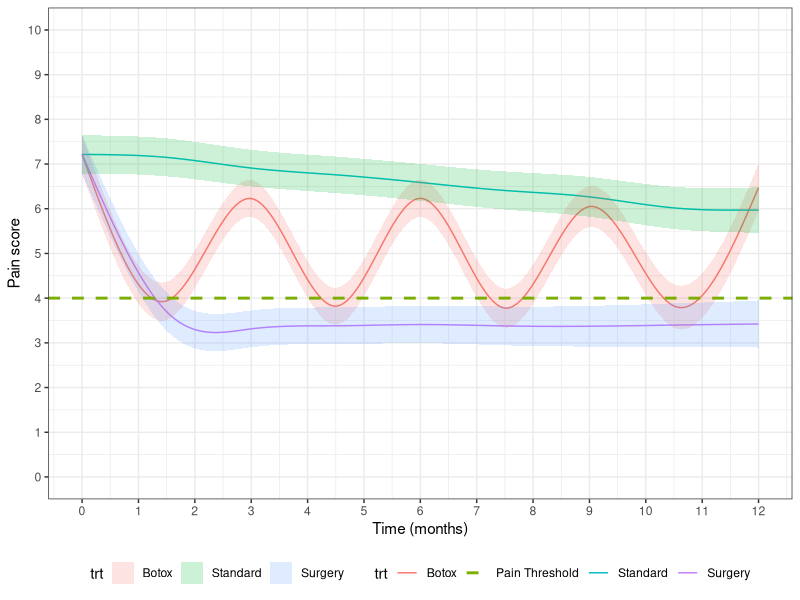
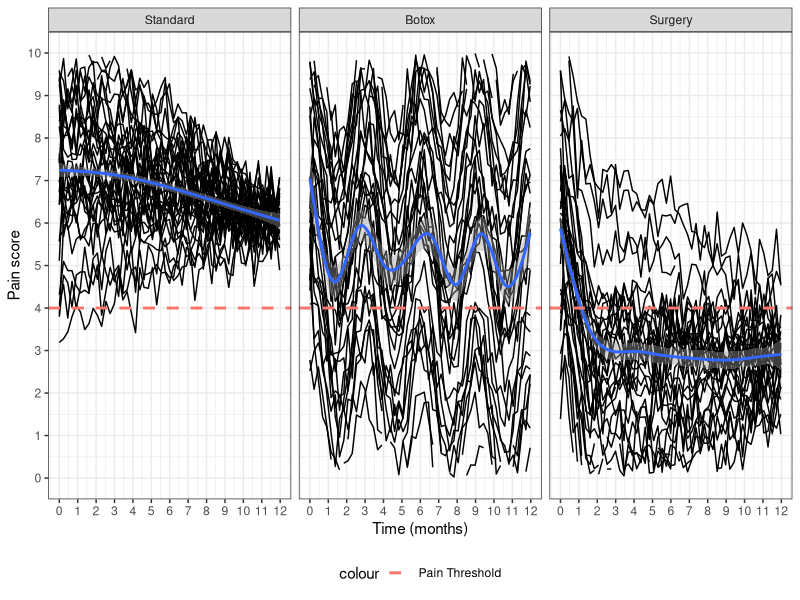

These figures' R source, in order:
##################
# Power calculation for Thijs. 
# Primary outcome: proportion of time in one year in which average pain is below a certain threshold 
##################

library(nlme)
library(MASS)
library(splines)
library(ggplot2)

#Total number of patients (keep it 1000)
n = 100

#Maximum follow-up time
max_followup_time = 1

#How much proportion of patients will drop out over follow-up
dropout_prop = 0.2

#On average how many years into the study will patients start dropping out.
dropout_start_time = 0.25

#What are the three treatments
treatments = c("Standard", "Botox", "Surgery")

#Leave this function as it is
effectPlotData <- function (object, newdata, orig_data) {
  form <- formula(object)
  namesVars <- all.vars(form)
  betas <- if (!inherits(object, "lme")) coef(object) else fixef(object)
  V <- if (inherits(object, "geeglm")) object$geese$vbeta else vcov(object)
  orig_data <- orig_data[complete.cases(orig_data[namesVars]), ]
  Terms <- delete.response(terms(form))
  mfX <- model.frame(Terms, data = orig_data)
  Terms_new <- attr(mfX, "terms")
  mfX_new <- model.frame(Terms_new, newdata, xlev = .getXlevels(Terms, mfX))
  X <- model.matrix(Terms_new, mfX_new)
  pred <- c(X %*% betas)
  ses <- sqrt(diag(X %*% V %*% t(X)))
  newdata$pred <- pred
  newdata$low <- pred - 1.96 * ses
  newdata$upp <- pred + 1.96 * ses
  newdata
}

# Per day patient may have headaches many times
# We will do analysis of average pain score per week. 
# This is to make sure of any autocorrelation (patients repeating same data for multiple days) 
# in reported results by patients is taken care of.

#First assumption: pain score of a patient per day and per week is normally distributed
#Following parameters are for the pain score per day.

# Standard deviation of pain score fluctuation when a patient reports it, assuming pain score fluctuates as per normal distribution
sd_ps_fluc = 1

#Average pain score just before any treatment, and after one year in: standard treatment, after botox and after surgery 
avg_ps_t0 = 7.25
avg_ps_t1_std = 6.01
avg_ps_t1_botox = 7
avg_ps_t6weeks_surg = 3.5
avg_ps_t1_surg = 3.31

#This parameter is the time (in years) for which botox effect remains: 3 months = 3/12 years
timeBotoxEffectLasts = 3/12

#This parameter is the average of the maximum pain reduction possible with botox.
maxBotoxPainReduction = 2.6

#Do not change this function. 
botoxCurveOverTime = function(time){
  0.5 * (maxBotoxPainReduction * cos(time * 2*pi/timeBotoxEffectLasts) - maxBotoxPainReduction)
}

#What is the pain threshold below which you want to check the proportion
pain_threshold = 4

beta_0 = avg_ps_t0
beta_time_std = (avg_ps_t1_std - avg_ps_t0)/max_followup_time
beta_time_botox = (avg_ps_t1_botox - avg_ps_t0)/max_followup_time - beta_time_std
beta_time_surg = (avg_ps_t1_surg - avg_ps_t0)/max_followup_time - beta_time_std

betas = c(beta_0, beta_time_std, beta_time_botox, beta_time_surg)

#How much does the pain score vary (give a standard deviation) between patients before any treatment?
sd_ps_t0 = 2.08
#How much does the pain score vary (give a standard deviation) between patients after standard treatment?
sd_ps_t1_std = 0.2
#How much does the pain score vary (give a standard deviation) between patients after botox treatment?
sd_ps_t1_botox = 2.95
#How much does the pain score vary (give a standard deviation) between patients after surgery?
sd_ps_t6weeks_surg = 2.50
#How much does the pain score vary (give a standard deviation) between patients after surgery?
sd_ps_t1_surg = 1
#How similar will be the pain score before and after the study period if nothing was done
cor_psa_t0_t1 = 0.95

set.seed(2019)

#One sided test with 1% alpha is what we are trying
alpha = 0.05
#dont change powermeter
powermeter = 0

#Confidence interval for proportion of time pain is below the threshold is not easy to calculate
#Hence I am using bootstrap. More bootstrap means more computation time, but also means more accurate results
n_bootstrap = 100

trt = factor(sample(treatments, size = n, replace = T))
trt = relevel(trt, ref = "Standard")
max_follow_up = sample(c(1,-1), size = n, prob=c(1-dropout_prop,dropout_prop),replace = T)
max_follow_up[max_follow_up==-1] = runif(length(max_follow_up[max_follow_up==-1]), dropout_start_time ,1)

patient_df.id = data.frame(id=1:n, trt=trt, max_follow_up=max_follow_up)
patient_df.id$real_ps_t0 = NA
patient_df.id$real_ps_t6weeks = NA
patient_df.id$real_ps_t1 = NA
patient_df.id[patient_df.id$trt == "Standard", c("real_ps_t0", "real_ps_t1")] = mvrnorm(n = sum(trt=="Standard"), 
                                                                                        mu = c(avg_ps_t0, avg_ps_t1_std),
                                                                                        Sigma = matrix(c(sd_ps_t0^2, 
                                                                                                         cor_psa_t0_t1 * sd_ps_t0 * sd_ps_t1_std,
                                                                                                         cor_psa_t0_t1 * sd_ps_t0 * sd_ps_t1_std,
                                                                                                         sd_ps_t1_std^2), nrow = 2, ncol=2))
patient_df.id[patient_df.id$trt == "Botox", c("real_ps_t0", "real_ps_t1")] = mvrnorm(n = sum(trt=="Botox"), 
                                                                                     mu = c(avg_ps_t0, avg_ps_t1_botox),
                                                                                     Sigma = matrix(c(sd_ps_t0^2, 
                                                                                                      cor_psa_t0_t1 * sd_ps_t0 * sd_ps_t1_botox,
                                                                                                      cor_psa_t0_t1 * sd_ps_t0 * sd_ps_t1_botox,
                                                                                                      sd_ps_t1_botox^2), nrow = 2, ncol=2))
patient_df.id[patient_df.id$trt == "Surgery", c("real_ps_t0", "real_ps_t6weeks", "real_ps_t1")] = mvrnorm(n = sum(trt=="Surgery"), 
                                                                                                          mu = c(avg_ps_t0, avg_ps_t6weeks_surg, avg_ps_t1_surg),
                                                                                                          Sigma = matrix(c(sd_ps_t0^2, 
                                                                                                                           cor_psa_t0_t1 * sd_ps_t0 * sd_ps_t6weeks_surg,
                                                                                                                           cor_psa_t0_t1 * sd_ps_t0 * sd_ps_t1_surg,
                                                                                                                           cor_psa_t0_t1 * sd_ps_t0 * sd_ps_t6weeks_surg,
                                                                                                                           sd_ps_t6weeks_surg^2,
                                                                                                                           cor_psa_t0_t1 * sd_ps_t1_surg * sd_ps_t6weeks_surg,
                                                                                                                           cor_psa_t0_t1 * sd_ps_t0 * sd_ps_t1_surg,
                                                                                                                           cor_psa_t0_t1 * sd_ps_t6weeks_surg * sd_ps_t1_surg,
                                                                                                                           sd_ps_t1_surg^2), nrow = 3, ncol=3))

patient_df.id$slope = (patient_df.id$real_ps_t1 - patient_df.id$real_ps_t0)/max_followup_time

patient_df = patient_df.id[rep(1:n, each=365),]
patient_df$measurement_time = rep(0:364, n) / 365
patient_df$measurement_time_day = rep(0:364, n)
patient_df$real_ps = patient_df$real_ps_t0 + patient_df$measurement_time * patient_df$slope
patient_df$real_ps[patient_df$trt=="Botox"] = patient_df$real_ps[patient_df$trt=="Botox"] + botoxCurveOverTime(patient_df$measurement_time[patient_df$trt=="Botox"])

filter1 = patient_df$trt=="Surgery" & patient_df$measurement_time<=0.125
patient_df$real_ps[filter1] = patient_df$real_ps_t0[filter1] + patient_df$measurement_time[filter1] * (patient_df$real_ps_t6weeks[filter1] - patient_df$real_ps_t0[filter1])/0.125
filter2 =  patient_df$trt=="Surgery" & patient_df$measurement_time > 0.125
patient_df$real_ps[filter2] = patient_df$real_ps_t6weeks[filter2] + patient_df$measurement_time[filter2] * (patient_df$real_ps_t1[filter2] - patient_df$real_ps_t6weeks[filter2])/0.875

patient_df$obs_ps = patient_df$real_ps + rnorm(nrow(patient_df), mean = 0, sd = sd_ps_fluc)

patient_df_week = patient_df[(patient_df$measurement_time_day %% 7)==0,]

for(i in 1:nrow(patient_df_week)){
  day = patient_df_week$measurement_time_day[i]
  pid = patient_df_week$id[i]
  if(day > 0){
    day_range = (pid-1)*365 + (((day-7 + 1):day) + 1)
    patient_df_week$obs_ps[i] = mean(patient_df$obs_ps[day_range])
  }
}

patient_df_week = patient_df_week[patient_df_week$measurement_time <= patient_df_week$max_follow_up,]

fitted_model = lme(fixed = obs_ps~1 + 
                     ns(measurement_time, knots = c(1.5/12, 3/12, 4.5/12, 6/12, 7.5/12, 9/12, 10.5/12), Boundary.knots = c(0,1)) + 
                     ns(measurement_time, knots = c(1.5/12, 3/12, 4.5/12, 6/12, 7.5/12, 9/12, 10.5/12), Boundary.knots = c(0,1)):trt, 
                   random = list(~1 + measurement_time | id),
                   control = lmeControl(maxIter=100, msMaxIter = 100, niterEM = 50,opt="optim", optimMethod = "L-BFGS-B"),
                   data = patient_df_week, method = "REML")

total_samples = 1000
test_times = seq(0, 1, length.out = total_samples)
pdata = patient_df_week[rep(1, length(test_times)),]
pdata$measurement_time = test_times

pdata = pdata[rep(1:nrow(pdata), 3),]
pdata$trt = rep(c("Standard", "Botox", "Surgery"), each=total_samples)

pdata = effectPlotData(fitted_model, pdata, orig_data = patient_df_week)

pdata$below_threshold = pdata$pred <= pain_threshold

print("Proportion of time below thresholds")
by(data=pdata$below_threshold, INDICES = pdata$trt, function(x){paste0(mean(x)*100, "%")})

#This is how fitted profiles look like
ggplot(pdata) + geom_line(aes(x=measurement_time*12, y=pred, color=trt)) + 
  geom_ribbon(aes(x=measurement_time*12, ymin=low, ymax=upp, group=trt, fill=trt), alpha=0.2)+
  geom_hline(aes(yintercept = pain_threshold, color='Pain Threshold'), 
             size=1, linetype='dashed') +
  theme_bw()+
  scale_y_continuous(breaks = seq(0,10, 1), limits = c(0,10)) + ylab("Pain score") +
  scale_x_continuous(breaks = 0:12, limits = c(0,12))+
  xlab("Time (months)") + theme(legend.position = 'bottom', legend.direction = 'horizontal')


#This is how observed data looks like after taking weekly averages
sampled_patients = sample(1:n,size = 100,replace = F)
ggplot(patient_df_week[patient_df_week$id %in% sampled_patients,]) + 
  geom_line(aes(x=measurement_time*12, y=obs_ps, group=id)) + 
  geom_smooth(aes(x=measurement_time*12, y=obs_ps)) + 
  facet_wrap(~trt)+
  geom_hline(aes(yintercept = pain_threshold, color='Pain Threshold'), 
             size=1, linetype='dashed') +
  theme_bw()+
  scale_y_continuous(breaks = seq(0,10, 1), limits = c(0,10)) + ylab("Pain score") +
  scale_x_continuous(breaks = 0:12, limits = c(0,12))+
  xlab("Time (months)") + theme(legend.position = 'bottom', legend.direction = 'horizontal')

